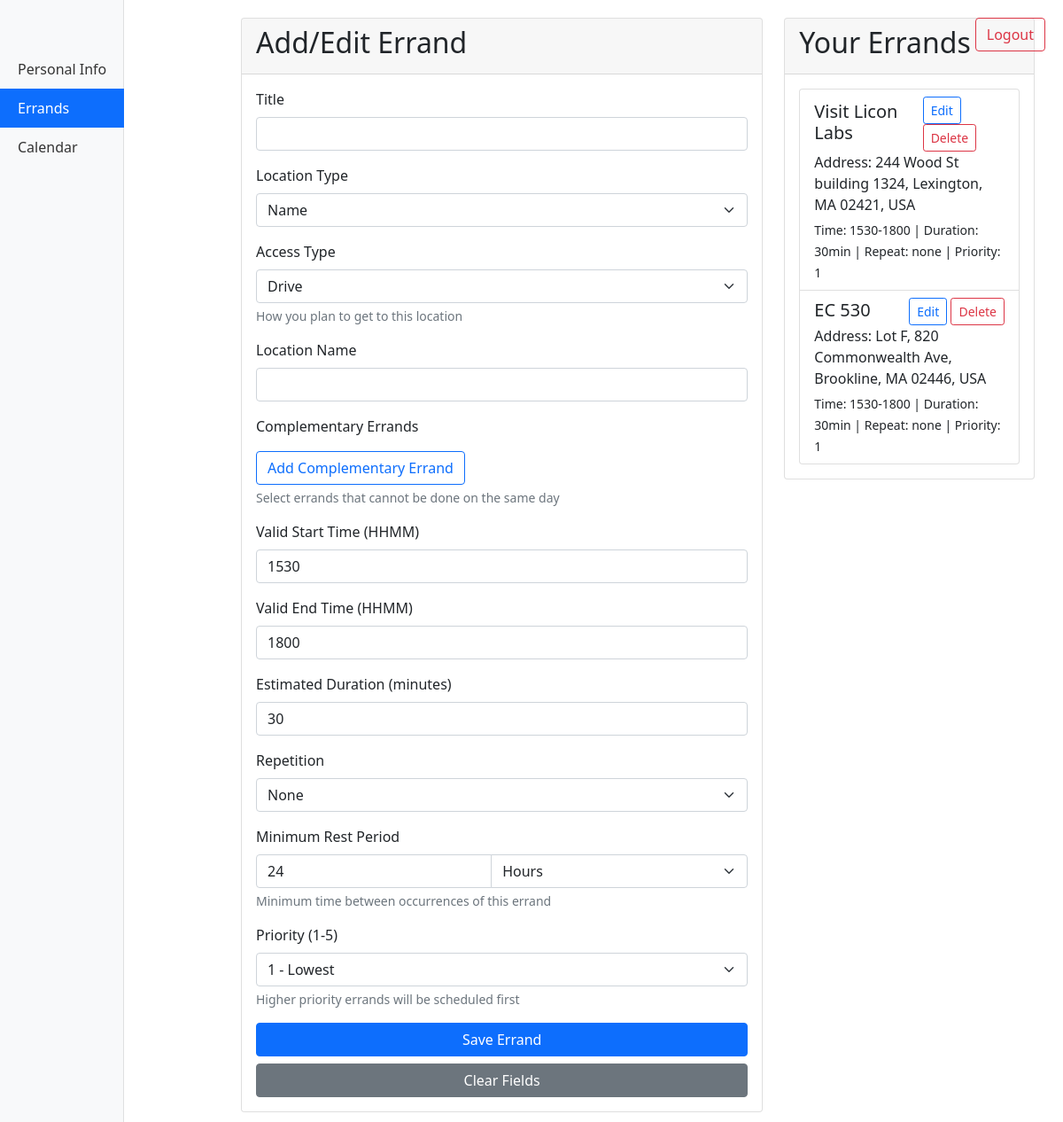
The app's page /errands (signed in) with its own data.
### FinalProject/models/errand.py (models this page shows, shortened)
class Errand(Base):
    __tablename__ = 'errands'
    id = Column(Integer, primary_key=True)
    user_id = Column(Integer, ForeignKey('users.id', ondelete='CASCADE'), nullable=False)
    title = Column(String, nullable=False)
    location_type = Column(String, nullable=False)  # 'name' or 'address'
    location_name = Column(String)  # For store names or remote locations
    location_address = Column(String)  # For exact addresses
    latitude = Column(Float)
    longitude = Column(Float)
    category = Column(String)  # For categorizing errands
    is_remote = Column(Boolean, default=False)  # Whether this is a remote errand
    use_exact_location = Column(Boolean, default=True)  # Whether to use exact location or just store name
    alternative_locations = Column(String)  # JSON string of alternative locations
    access_type = Column(String, nullable=False)  # 'drive', 'walk', 'bike', 'transit'
    valid_start_window = Column(String, nullable=False)  # Format: HHMM
    valid_end_window = Column(String, nullable=False)  # Format: HHMM
    estimated_duration = Column(Integer, nullable=False)  # In minutes
    repetition = Column(String, nullable=False)  # 'none', 'daily', 'weekly', 'biweekly', 'monthly'
    repetition_period = Column(String)
    valid_days = Column(String)  # Comma-separated list of days
    valid_days_week1 = Column(String)  # For biweekly errands
    valid_days_week2 = Column(String)  # For biweekly errands
    starting_monday = Column(Date)  # For weekly/biweekly errands
    frequency = Column(Integer)  # For monthly errands
    minimum_interval = Column(Integer)  # Minimum days between occurrences
    interval_unit = Column(String)  # 'days', 'weeks', 'months'
    priority = Column(Integer, default=3)  # Default priority level
    flexible_start_window = Column(Boolean, default=False)
    flexible_end_window = Column(Boolean, default=False)
    flexible_duration = Column(Boolean, default=False)
    min_duration = Column(Integer)
    max_duration = Column(Integer)
    complementary_errands = Column(String)  # Comma-separated list of errand IDs that cannot be done on the same day
    same_day_required = Column(Boolean, default=False)  # Whether complementary errands must be done on the same day
    order_required = Column(Boolean, default=False)  # Whether complementary errands must be done in a specific order
    same_location_required = Column(Boolean, default=False)  # Whether complementary errands must be done at the same location
    conflicting_errands = Column(String)  # Comma-separated list of errand IDs that cannot be done on the same day
    conflict_type = Column(String)  # Type of conflict: 'time', 'location', 'access_type'
    created_at = Column(DateTime, default=datetime.now)
    updated_at = Column(DateTime, default=datetime.now, onupdate=datetime.now)
    user = relationship("User", back_populates="errands")
    calendar_events = relationship("CalendarEvent", back_populates="errand", cascade="all, delete-orphan")

### FinalProject/web_app.py (the view, shortened to what this page needs)
@app.route('/errands', methods=['GET', 'POST'])
@app.route('/errands/<int:errand_id>', methods=['GET', 'PUT', 'DELETE'])
def errands(errand_id=None):
    db_session = None
    try:
        user = get_current_user()
        if not user:
            logger.warning("No user found in session")
            return redirect(url_for('login'))
        db_session = Session()
        if request.method == 'GET':
            if errand_id:
                errand = errand_service.get_errand_by_id(errand_id)
                if not errand or errand.user_id != user.id:
                    logger.warning(f"Errand {errand_id} not found or not owned by user {user.id}")
                    return jsonify({'error': 'Errand not found'}), 404
                logger.info(f"Retrieved errand {errand_id} for editing")
                return render_template('errands.html', errand=errand, errands=errand_service.get_user_errands(user.id))
            else:
                errands = errand_service.get_user_errands(user.id)
                logger.info(f"Retrieved {len(errands)} errands for user {user.id}")
                return render_template('errands.html', errands=errands)
    except Exception as e:
        logger.error(f"Unexpected error in errands route: {str(e)}")
        return jsonify({'error': str(e)}), 500
    finally:
        if db_session:
            db_session.close()

### FinalProject/services/errand_service.py (called while the page is built)
    def get_user_errands(self, user_id: int) -> List[Errand]:
        return self.session.query(Errand).filter_by(user_id=user_id).all()

### FinalProject/services/user_service.py (called while the page is built)
    def get_user(self, user_id: Optional[int] = None) -> Optional[User]:
        if user_id:
            return self.session.query(User).filter_by(id=user_id).first()
        return self.session.query(User).first()

### FinalProject/web_app.py (called while the page is built)
def get_current_user():
    if 'user_id' not in session:
        logger.debug("No user_id in session")
        return None
    try:
        user = user_service.get_user(session['user_id'])
        if not user:
            logger.warning(f"User not found in database for session user_id: {session['user_id']}")
            session.clear()  # Clear session if user not found
            return None
        logger.debug(f"Retrieved user from database - ID: {user.id}, Name: {user.name}, Address: {user.home_address}")
        return user
    except Exception as e:
        logger.error(f"Error retrieving user: {str(e)}")
        return None

### FinalProject/templates/errands.html (shortened to what this page needs)
{% extends "base.html" %}
{% block content %}
<div class="container">
    <div class="row">
        <div class="col-md-8">
            <div class="card">
                <div class="card-header">
                    <h2>Add/Edit Errand</h2>
                </div>
                <div class="card-body">
                    <form method="POST" action="{{ url_for('errands') }}">
                        <div class="mb-3">
                            <label for="title" class="form-label">Title</label>
                            <input type="text" class="form-control" id="title" name="title"
                                   value="{{ errand.title if errand else '' }}" required>
                        </div>
                        <div class="mb-3">
                            <label for="location_type" class="form-label">Location Type</label>
                            <select class="form-select" id="location_type" name="location_type" required>
                                <option value="name" {% if errand and errand.location_type == 'name' %}selected{% endif %}>Name</option>
                            </select>
                        </div>
                        <div class="mb-3">
                            <label for="access_type" class="form-label">Access Type</label>
                            <select class="form-select" id="access_type" name="access_type" required>
                                <option value="drive" {% if errand and errand.access_type == 'drive' %}selected{% endif %}>Drive</option>
                            </select>
                            <div class="form-text">How you plan to get to this location</div>
                        </div>
                        <div id="location_name_group" class="mb-3" style="display: none;">
                            <label for="location_name" class="form-label">Location Name</label>
                            <input type="text" class="form-control" id="location_name" name="location_name"
                                   value="{{ errand.location_name if errand else '' }}">
                        </div>
                        <div class="mb-3">
                            <label class="form-label">Complementary Errands</label>
                            <button type="button" class="btn btn-outline-primary mt-2" id="add_complementary">
                                 Add Complementary Errand
                            </button>
                            <div class="form-text">Select errands that cannot be done on the same day</div>
                        </div>
                        <div class="mb-3">
                            <label for="valid_start_window" class="form-label">Valid Start Time (HHMM)</label>
                            <input type="text" class="form-control" id="valid_start_window" name="valid_start_window"
                                   value="{{ errand.valid_start_window if errand else '1530' }}" required>
                        </div>
                        <div class="mb-3">
                            <label for="valid_end_window" class="form-label">Valid End Time (HHMM)</label>
                            <input type="text" class="form-control" id="valid_end_window" name="valid_end_window"
                                   value="{{ errand.valid_end_window if errand else '1800' }}" required>
                        </div>
                        <div class="mb-3">
                            <label for="estimated_duration" class="form-label">Estimated Duration (minutes)</label>
                            <input type="number" class="form-control" id="estimated_duration" name="estimated_duration"
                                   value="{{ errand.estimated_duration if errand else '30' }}" required>
                        </div>
                        <div class="mb-3">
                            <label for="repetition" class="form-label">Repetition</label>
                            <select class="form-select" id="repetition" name="repetition" required>
                                <option value="none" {% if errand and errand.repetition == 'none' %}selected{% endif %}>None</option>
                            </select>
                        </div>
                        <div class="mb-3">
                            <label for="minimum_interval" class="form-label">Minimum Rest Period</label>
                            <div class="input-group">
                                <input type="number" class="form-control" id="minimum_interval" name="minimum_interval"
                                       value="{{ errand.minimum_interval if errand else '24' }}" min="1" required>
                                <select class="form-select" id="interval_unit" name="interval_unit">
                                    <option value="hours" {% if errand and errand.interval_unit == 'hours' %}selected{% endif %}>Hours</option>
                                </select>
                            </div>
                            <div class="form-text">Minimum time between occurrences of this errand</div>
                        </div>
                        <div class="mb-3">
                            <label for="priority" class="form-label">Priority (1-5)</label>
                            <select class="form-select" id="priority" name="priority" required>
                                <option value="1" {% if errand and errand.priority == 1 %}selected{% endif %}>1 - Lowest</option>
                            </select>
                            <div class="form-text">Higher priority errands will be scheduled first</div>
                        </div>
                        <div class="d-grid gap-2">
                            <button type="submit" class="btn btn-primary">Save Errand</button>
                            <button type="button" class="btn btn-secondary" id="clearFields">Clear Fields</button>
                        </div>
                    </form>
                </div>
            </div>
        </div>
        <div class="col-md-4">
            <div class="card">
                <div class="card-header">
                    <h2>Your Errands</h2>
                </div>
                <div class="card-body">
                    {% if errands %}
                    <div class="list-group">
                        {% for e in errands %}
                        <div class="list-group-item">
                            <div class="d-flex justify-content-between align-items-center">
                                <h5 class="mb-1">{{ e.title }}</h5>
                                <div>
                                    <a href="{{ url_for('errands', errand_id=e.id) }}" class="btn btn-sm btn-outline-primary">Edit</a>
                                    <button class="btn btn-sm btn-outline-danger delete-errand" data-id="{{ e.id }}">Delete</button>
                                </div>
                            </div>
                            <p class="mb-1">
                                {% if e.location_type == 'name' %}
                                Location: {{ e.location_name }}
                                {% elif e.location_type == 'category' %}
                                Category: {{ e.category }}
                                {% else %}
                                Address: {{ e.location_address }}
                                {% endif %}
                            </p>
                            <small>
                                Time: {{ e.valid_start_window }}-{{ e.valid_end_window }} |
                                Duration: {{ e.estimated_duration }}min |
                                Repeat: {{ e.repetition }} |
                                Priority: {{ e.priority }}
                            </small>
                        </div>
                        {% endfor %}
                    </div>
                    {% else %}
                    <p>No errands yet. Add your first errand above!</p>
                    {% endif %}
                </div>
            </div>
        </div>
    </div>
</div>
{% endblock %}

### FinalProject/templates/base.html (shortened to what this page needs)
<!DOCTYPE html>
<html lang="en">
<head>
    <link href="https://cdn.jsdelivr.net/npm/bootstrap@5.1.3/dist/css/bootstrap.min.css" rel="stylesheet">
    <link href="https://cdn.jsdelivr.net/npm/fullcalendar@5.11.3/main.min.css" rel="stylesheet">
</head>
<body>
    <div class="auth-buttons">
        {% if session.user_id %}
            <a href="{{ url_for('logout') }}" class="btn btn-outline-danger">Logout</a>
        {% else %}
            <a href="{{ url_for('login') }}" class="btn btn-outline-primary">Login with Google</a>
        {% endif %}
    </div>
    <nav class="sidebar">
        <div class="sidebar-sticky">
            <ul class="nav flex-column">
                <li class="nav-item">
                    <a class="nav-link {% if request.endpoint == 'personal_info' %}active{% endif %}"
                       href="{{ url_for('personal_info') }}">
                        Personal Info
                    </a>
                </li>
                <li class="nav-item">
                    <a class="nav-link {% if request.endpoint == 'errands' %}active{% endif %}"
                       href="{{ url_for('errands') }}">
                        Errands
                    </a>
                </li>
                <li class="nav-item">
                    <a class="nav-link {% if request.endpoint == 'calendar' %}active{% endif %}"
                       href="{{ url_for('calendar') }}">
                        Calendar
                    </a>
                </li>
            </ul>
        </div>
    </nav>
    <main class="main-content">
        {% block content %}{% endblock %}
    </main>
</body>
</html>

### FinalProject/templates/base.html (style rules this page uses)
.sidebar { position: fixed; top: 0; bottom: 0; left: 0; z-index: 100; padding: 48px 0 0; box-shadow: inset -1px 0 0 rgba(0, 0, 0, .1); background-color: #f8f9fa; }
.sidebar-sticky { position: relative; top: 0; height: calc(100vh - 48px); padding-top: .5rem; overflow-x: hidden; overflow-y: auto; }
.main-content { margin-left: 240px; padding: 20px; }
.nav-link { color: #333; padding: 10px 20px; }
.nav-link.active { background-color: #0d6efd; color: white; }
.auth-buttons { position: fixed; top: 20px; right: 20px; z-index: 1000; }

### records on screen
Errand: title "Visit Licon Labs", location_address "244 Wood St building 1324, Lexington, MA 02421, USA", valid_start_window "1530", valid_end_window "1800", estimated_duration "30", repetition "none", priority "1"
Errand: title "EC 530", location_address "Lot F, 820 Commonwealth Ave, Brookline, MA 02446, USA", valid_start_window "1530", valid_end_window "1800", estimated_duration "30", repetition "none", priority "1"
